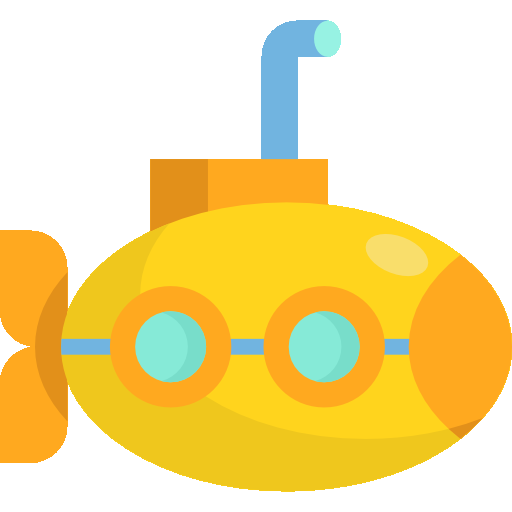
#> input picture submarine.png, 512 x 512 px, given in place of the camera
$ python final_color_detection.py
#> lines starting #> are read from the running program, lines starting #| are printed output that depends on the picture
import cv2
import numpy as np
import imutils

cap = cv2.VideoCapture(0)

hata_payi = 30

while True:
    _, frame = cap.read()
#> frame is the input picture: shape (512, 512, 3); mean B, G, R 153.1, 222.6, 244.6

    # Görüntüyü ters çevir
    frame = cv2.flip(frame, 1)
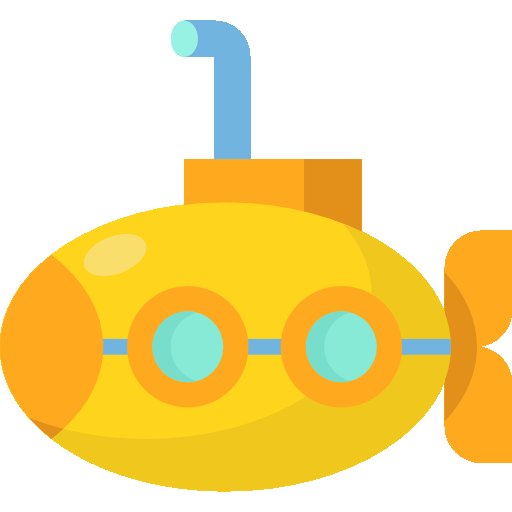
#> frame: shape (512, 512, 3); mean B, G, R 153.1, 222.6, 244.6

    hsv = cv2.cvtColor(frame, cv2.COLOR_BGR2HSV)
#> hsv: shape (512, 512, 3); mean H, S, V 15.1, 106.3, 250.8

    lower_blue = np.array([110, 50, 50])
    upper_blue = np.array([130, 255, 255])

    mask = cv2.inRange(hsv, lower_blue, upper_blue)
#> mask: shape (512, 512); every value is 0

    cnts = cv2.findContours(mask, cv2.RETR_TREE, cv2.CHAIN_APPROX_SIMPLE)
#> cnts = 0 contours
    cnts = imutils.grab_contours(cnts)
#> cnts = []

    for c in cnts:
        area = cv2.contourArea(c)
        if area > 5000:
            cv2.drawContours(frame, [c], -1, (0, 255, 0), 3)

            M = cv2.moments(c)

            if M["m00"] != 0:
                cx = int(M["m10"] / M["m00"])
                cy = int(M["m01"] / M["m00"])

                # Get the center of the frame
                frame_center_x = frame.shape[1] // 2
                frame_center_y = frame.shape[0] // 2

                # Calculate the offset from the frame center
                offset_x = frame_center_x - cx
                offset_y = frame_center_y - cy

                # Check if the offset is within the allowed error range
                if abs(offset_x) < hata_payi and abs(offset_y) < hata_payi:
                    print("The shape is approximately centered.")
                else:
                    # Determine the instructions based on the position of the centroid
                    instructions = []
                    if offset_x > 0:
                        instructions.append("Move the shape to the right.")
                    elif offset_x < 0:
                        instructions.append("Move the shape to the left.")
                    if offset_y > 0:
                        instructions.append("Move the shape down.")
                    elif offset_y < 0:
                        instructions.append("Move the shape up.")

                    # Print the instructions
                    if instructions:
                        print(" ".join(instructions) + " to center the shape.")


                # Draw a cross at the center of the frame
                cv2.line(frame, (frame_center_x - 10, frame_center_y), (frame_center_x + 10, frame_center_y), (255, 255, 255), 2)
                cv2.line(frame, (frame_center_x, frame_center_y - 10), (frame_center_x, frame_center_y + 10), (255, 255, 255), 2)

                cv2.circle(frame, (cx, cy), 7, (255, 255, 255), -1)
                cv2.putText(frame, "Blue", (cx - 20, cy - 20), cv2.FONT_HERSHEY_SIMPLEX, 2.5, (255, 255, 255), 3)
#> this loop made 0 passes

    cv2.imshow("result", frame)

    k = cv2.waitKey(5)
#> (key Esc is pressed here)
    if k == 27:
        break

cap.release()
cv2.destroyAllWindows()
